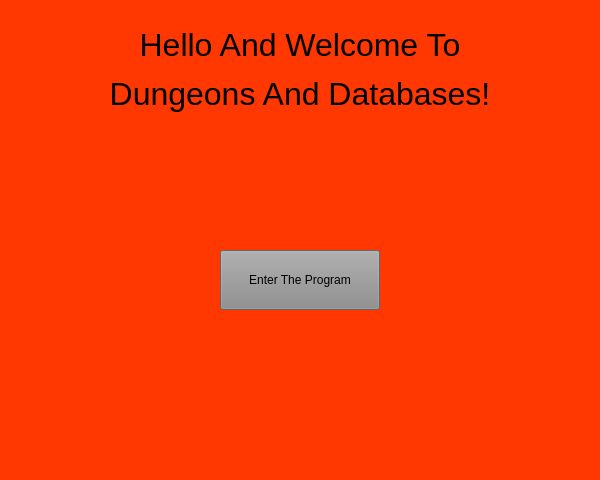
<?xml version="1.0" encoding="UTF-8"?>
<ui version="4.0">
 <class>MainWindow</class>
 <widget class="QMainWindow" name="MainWindow">
  <property name="geometry">
   <rect>
    <x>0</x>
    <y>0</y>
    <width>600</width>
    <height>480</height>
   </rect>
  </property>
  <property name="windowTitle">
   <string>Main Menu</string>
  </property>
  <property name="autoFillBackground">
   <bool>false</bool>
  </property>
  <property name="styleSheet">
   <string notr="true">background-color: rgba(255, 55, 0, 255);</string>
  </property>
  <widget class="QWidget" name="centralwidget">
   <widget class="QPushButton" name="Enter_Program_Button">
    <property name="geometry">
     <rect>
      <x>220</x>
      <y>250</y>
      <width>160</width>
      <height>60</height>
     </rect>
    </property>
    <property name="styleSheet">
     <string notr="true">background-color: rgb(140, 140, 140);</string>
    </property>
    <property name="text">
     <string>Enter The Program</string>
    </property>
    <property name="default">
     <bool>false</bool>
    </property>
    <property name="flat">
     <bool>false</bool>
    </property>
   </widget>
   <widget class="QLabel" name="Main_Window_Label">
    <property name="geometry">
     <rect>
      <x>100</x>
      <y>20</y>
      <width>400</width>
      <height>100</height>
     </rect>
    </property>
    <property name="text">
     <string>&lt;html&gt;&lt;head/&gt;&lt;body&gt;&lt;p align=&quot;center&quot;&gt;&lt;span style=&quot; font-size:24pt;&quot;&gt;Hello And Welcome To&lt;/span&gt;&lt;/p&gt;&lt;p align=&quot;center&quot;&gt;&lt;span style=&quot; font-size:24pt;&quot;&gt;Dungeons And Databases!&lt;/span&gt;&lt;/p&gt;&lt;/body&gt;&lt;/html&gt;</string>
    </property>
   </widget>
  </widget>
 </widget>
 <resources/>
 <connections>
  <connection>
   <sender>Enter_Program_Button</sender>
   <signal>clicked()</signal>
   <receiver>MainWindow</receiver>
   <slot>Main_Menu_Link()</slot>
   <hints>
    <hint type="sourcelabel">
     <x>310</x>
     <y>287</y>
    </hint>
    <hint type="destinationlabel">
     <x>310</x>
     <y>523</y>
    </hint>
   </hints>
  </connection>
 </connections>
 <slots>
  <slot>Main_Menu_Link()</slot>
 </slots>
</ui>
